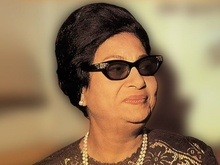
%> input picture image.jpeg, 220 x 165 px, shrunk from 686 x 513 before the run
$ octave Vector_Quantizer.m   (GNU Octave 9; MATLAB toolbox functions it lacks are replaced by stand-ins)
%> lines starting %> are read from the running program, lines starting %| are printed output that depends on the picture
clear, clc, close all;

% Read and convert image to grayscale
image = imread('image.jpeg');
%> image is the input picture: size 165x220x3 uint8; mean R, G, B 147.7, 121, 87.7
image = rgb2gray(image);
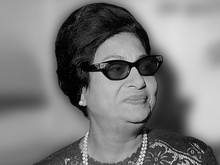
%> image: size 165x220 uint8; min 0, max 238, mean 125.2

% Get the size of the original image
[height, width] = size(image);
%> height = 165; width = 220

% Define block size and pad image
block_size = 8;

% Calculate the remainder of the width and height when divided by 8
width_remainder = mod(width, block_size);
%> width_remainder = 4
height_remainder = mod(height, block_size);
%> height_remainder = 5

% Calculate the amount of padding needed
width_padding = block_size - width_remainder;
%> width_padding = 4
height_padding = block_size - height_remainder;
%> height_padding = 3

% Create a new image with the new dimensions
new_width = width + width_padding;
%> new_width = 224
new_height = height + height_padding;
%> new_height = 168
new_image = zeros(new_height, new_width, 'uint8');

% Copy the original image into the new image
new_image(1:height, 1:width) = image;
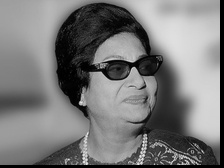
%> new_image: size 168x224 uint8; min 0, max 238, mean 120.8

% Pad the new image with zeros
new_image(height+1:end, :) = 0;
new_image(:, width+1:end) = 0;

% Divide image into blocks
rows = floor(size(new_image, 1) / block_size);
%> rows = 21
cols = floor(size(new_image, 2) / block_size);
%> cols = 28

% Split image into 8x8 blocks
image_blocks = zeros(block_size, block_size, (rows * cols));
temp = 1;% counter
for i = 1:rows
    for j = 1:cols
        block = new_image((i-1)*block_size+1:i*block_size, (j-1)*block_size+1:j*block_size);
        image_blocks(:,:,temp) = block;
        temp = temp + 1;
    end
end
%> after the loop, temp = 589

% Calculate mean of each block and sort
block_means = squeeze(mean(mean(image_blocks, 1), 2));
%> block_means = 588 values, max 222.3 at index 134, min 4.06 at index 261, mean 120.8
[~, sorted_indices] = sort(block_means);
%> sorted_indices = 588 values, max 588 at index 24, min 1 at index 405, mean 294.5
image_blocks = image_blocks(:, :, sorted_indices);

% Initialize codebooks
codebook_sizes = [32 64 128 256];

% Create a single figure for all images
figure;

% Display original image
subplot(3, 2, 1);
imshow(new_image);
title('Original');

for idx = 1:length(codebook_sizes)
    % Compression
    codebook_size = codebook_sizes(idx);
    region_range = 256 / codebook_size;
    codebook = zeros(block_size, block_size, codebook_size);
    voronoi_regions = 0:region_range:256;

    iterations = 5;
    num_blocks = zeros(1, codebook_size);
    temp = 0;
    for iter = 1:iterations
        start = 1;
        for i = 1:codebook_size
            block_sum = 0;
            block_count = 0;
            for j = start:length(image_blocks)
                mean_val = mean2(image_blocks(:,:,j));
                temp = temp + 1;
                if (mean_val >= voronoi_regions(i) && mean_val < voronoi_regions(i+1))
                    block_sum = block_sum + image_blocks(:,:,j);
                    block_count = block_count + 1;
                else
                    break
                end
            end
            num_blocks(i) = block_count;
            start = start + block_count;
            if block_count == 0
                if i == 1
                    codebook(:,:,i) = zeros(8, 8);
                else
                    codebook(:,:,i) = codebook(:,:,i-1);
                end
            else
                codebook(:,:,i) = floor(block_sum / block_count);
            end
        end
        for i = 2:length(voronoi_regions) - 1
            voronoi_regions(i) = (mean2(codebook(:,:,i-1)) + mean2(codebook(:,:,i))) / 2;
        end
    end

    % Extraction
    reconstructed_image = zeros(rows * block_size, cols * block_size);
    num_codebooks = length(codebook);
    m = 1;
    y = num_blocks(1);
    for i = 1:num_codebooks
        for j = m:y
            x = sorted_indices(m);
            r = ceil(x / cols);
            c = x - cols * (r - 1);
            reconstructed_image((r-1)*block_size+1:r*block_size, ...
(c-1)*block_size+1:c*block_size) = codebook(:,:,i);
            m = m + 1;
        end
        if i ~= num_codebooks && i+1 <= length(num_blocks)
            y = y + num_blocks(i + 1);
        end
    end
    reconstructed_image = uint8(reconstructed_image);

    % Display quantized image
    subplot(3, 2, idx + 1);
    imshow(reconstructed_image);
    title(['Quantized Image (K=' num2str(codebook_size) ')']);
end
%> this loop made 4 passes
%> pass 1, `reconstructed_image = uint8(reconstructed_image);`:
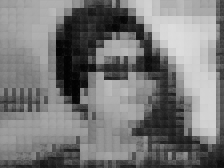
%> reconstructed_image: size 168x224 uint8; min 2, max 221, mean 120.3
%> pass 2, `reconstructed_image = uint8(reconstructed_image);`:
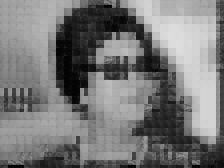
%> reconstructed_image: size 168x224 uint8; min 1, max 222, mean 120.3
%> pass 3, `reconstructed_image = uint8(reconstructed_image);`:
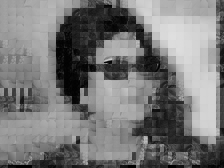
%> reconstructed_image: size 168x224 uint8; min 0, max 223, mean 120.4
%> after the loop:
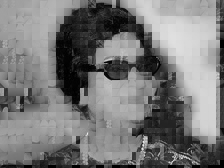
%> reconstructed_image: size 168x224 uint8; min 0, max 235, mean 120.4
%> after the loop, num_blocks = 256 values, max 11 at index 151, min 0 at index 1, mean 2.3; voronoi_regions = 257 values from 0 to 256
